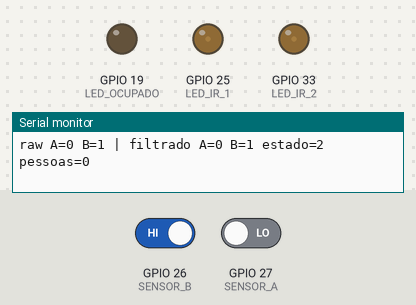
This sketch was run on a simulated ESP32. Parts: output pins drawn as LEDs (lit = HIGH), the last lines printed to the serial monitor. The inputs (shaded band) are chosen by the test bench; at power-on: GPIO 27 (SENSOR_A) LOW, GPIO 26 (SENSOR_B) HIGH. WiFi joins after 1.5 s; servers stay silent unless stated.

Above: at 4.4 s.
4.5 s: GPIO 27 (SENSOR_A) driven HIGH
At 6.3 s:
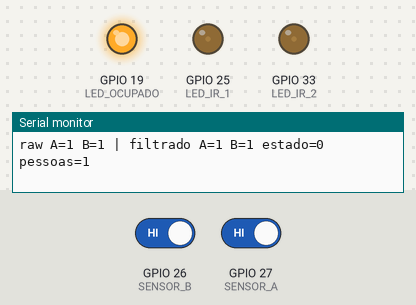
6.6 s: GPIO 26 (SENSOR_B) driven LOW
9.6 s: GPIO 26 (SENSOR_B) driven HIGH
At 10.1 s:
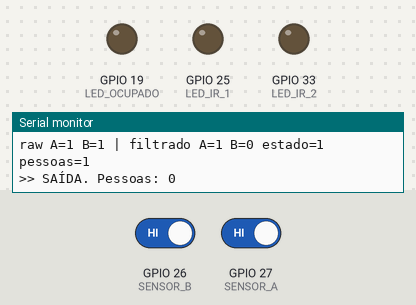
11.1 s: GPIO 27 (SENSOR_A) driven LOW
Timing chart, 0 to 14.1 s (numbered marks = the images above; inputs shaded):
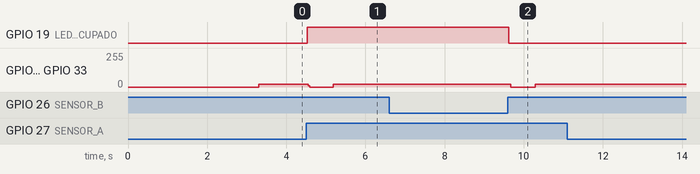

The sketch:

lumios_FINAL_.ino
```cpp
// ===================================================================
// Contador de presença com barreira dupla de infravermelho (2x TSOP)
// ESP32 + Firebase Realtime Database
// ===================================================================

#include <WiFi.h>
#include <Firebase_ESP_Client.h>
#include <addons/TokenHelper.h>
#include <addons/RTDBHelper.h>

// ---------------------- Pinos ----------------------
#define SENSOR_A 27
#define SENSOR_B 26
#define LED_IR_1 25
#define LED_IR_2 33
#define LED_OCUPADO 19

// ---------------------- WiFi ----------------------
#define WIFI_SSID     "TedNet"
#define WIFI_PASSWORD "01301904"

// ---------------------- Firebase ----------------------
#define API_KEY      "AIzaSyDY2ddXsb1ZdkGB1LmXA3tAdDQX5bPaUYQ"
#define DATABASE_URL "https://controle-de-presenca2-default-rtdb.firebaseio.com"

FirebaseData fbdo;
FirebaseData fbdoStream;
FirebaseAuth auth;
FirebaseConfig config;
bool firebaseSignupOK = false;

// ---------------------- Parâmetros de tempo ----------------------
const unsigned long BURST_US     = 800;
const unsigned long PAUSA_US     = 1200;
const unsigned long REACAO_US    = 300;
const unsigned long TIMEOUT_MS   = 2500;
const unsigned long HEARTBEAT_MS = 30000;
const unsigned long LOOP_DELAY_MS = 5;

const int LEITURAS_CONFIRMACAO = 4;

// ---------------------- Estado ----------------------
int pessoasNaSala = 0;
bool ledForcadoLigado = false; // true quando "Ligar Luz" foi pressionado manualmente

enum EstadoBarreira { OCIOSO, A_BLOQUEADO, B_BLOQUEADO };
EstadoBarreira estado = OCIOSO;
unsigned long timestampPrimeiroBloqueio = 0;

int contadorEstavelA = 0;
int contadorEstavelB = 0;
int estadoFiltradoA = 0;
int estadoFiltradoB = 0;

unsigned long ultimoHeartbeat = 0;

volatile bool resetSolicitado = false;
volatile bool ligarLuzSolicitado = false;

// ===================================================================
// IR
// ===================================================================
void emitirBurstIR() {
  ledcWrite(LED_IR_1, 128);
  ledcWrite(LED_IR_2, 128);
  delayMicroseconds(BURST_US);
}

void pararIR() {
  ledcWrite(LED_IR_1, 0);
  ledcWrite(LED_IR_2, 0);
  delayMicroseconds(PAUSA_US);
}

void lerSensores(int &a, int &b) {
  emitirBurstIR();
  delayMicroseconds(REACAO_US);
  a = digitalRead(SENSOR_A);
  b = digitalRead(SENSOR_B);
  pararIR();
}

void filtrarEstabilidade(int rawA, int rawB, int &filtradoA, int &filtradoB) {
  if (rawA == estadoFiltradoA) {
    contadorEstavelA = 0;
  } else {
    contadorEstavelA++;
    if (contadorEstavelA >= LEITURAS_CONFIRMACAO) {
      estadoFiltradoA = rawA;
      contadorEstavelA = 0;
    }
  }

  if (rawB == estadoFiltradoB) {
    contadorEstavelB = 0;
  } else {
    contadorEstavelB++;
    if (contadorEstavelB >= LEITURAS_CONFIRMACAO) {
      estadoFiltradoB = rawB;
      contadorEstavelB = 0;
    }
  }

  filtradoA = estadoFiltradoA;
  filtradoB = estadoFiltradoB;
}

// Atualiza o LED físico levando em conta a contagem E o comando manual
void atualizarLedOcupado() {
  bool deveLingarLuz = (pessoasNaSala >= 1) || ledForcadoLigado;
  digitalWrite(LED_OCUPADO, deveLingarLuz ? HIGH : LOW);
}

// ===================================================================
// WiFi e Firebase
// ===================================================================
void conectarWiFi() {
  Serial.print("Conectando ao WiFi");
  WiFi.begin(WIFI_SSID, WIFI_PASSWORD);
  while (WiFi.status() != WL_CONNECTED) {
    Serial.print(".");
    delay(300);
  }
  Serial.println();
  Serial.print("WiFi conectado, IP: ");
  Serial.println(WiFi.localIP());
}

// Callback único que lida com os dois comandos
void callbackComando(FirebaseStream data) {
  String caminho = data.dataPath();

  if (data.dataType() == "boolean") {
    bool valor = data.boolData();

    if (caminho == "/resetar" && valor) {
      resetSolicitado = true;
      Serial.println(">> Comando de reset recebido.");
    }

    if (caminho == "/ligarLuz" && valor) {
      ligarLuzSolicitado = true;
      Serial.println(">> Comando de ligar luz recebido.");
    }
  }
}

void callbackTimeoutComando(bool timeout) {
  if (timeout) {
    Serial.println("Stream: timeout, reconectando...");
  }
}

void iniciarFirebase() {
  config.api_key = API_KEY;
  config.database_url = DATABASE_URL;

  if (Firebase.signUp(&config, &auth, "", "")) {
    Serial.println("Autenticação anônima no Firebase OK");
    firebaseSignupOK = true;
  } else {
    Serial.printf("Erro no signUp: %s\n", config.signer.signupError.message.c_str());
  }

  config.token_status_callback = tokenStatusCallback;
  Firebase.begin(&config, &auth);
  Firebase.reconnectWiFi(true);

  // Um único stream escutando o nó pai /sala/comando
  // assim captura tanto /resetar quanto /ligarLuz com um só stream
  if (!Firebase.RTDB.beginStream(&fbdoStream, "/sala/comando")) {
    Serial.print("Falha ao iniciar stream: ");
    Serial.println(fbdoStream.errorReason());
  }
  Firebase.RTDB.setStreamCallback(&fbdoStream, callbackComando, callbackTimeoutComando);
}

void enviarParaFirebase(const char* tipoEvento) {
  if (WiFi.status() != WL_CONNECTED) {
    Serial.println("WiFi desconectado, pulando envio.");
    return;
  }

  bool ledLigado = (pessoasNaSala >= 1) || ledForcadoLigado;

  FirebaseJson json;
  json.set("contagem", pessoasNaSala);
  json.set("evento", tipoEvento);
  json.set("timestamp/.sv", "timestamp");
  Firebase.RTDB.setJSON(&fbdo, "/sala/status", &json);

  Firebase.RTDB.setInt(&fbdo, "/sala/pessoas", pessoasNaSala);
  Firebase.RTDB.setBool(&fbdo, "/sala/luz", ledLigado);

  if (strcmp(tipoEvento, "heartbeat") != 0) {
    FirebaseJson evento;
    evento.set("tipo", tipoEvento);
    evento.set("contagem", pessoasNaSala);
    evento.set("timestamp/.sv", "timestamp");
    Firebase.RTDB.pushJSON(&fbdo, "/sala/historico", &evento);
  }
}

void executarReset() {
  pessoasNaSala = 0;
  ledForcadoLigado = false;
  estado = OCIOSO;
  atualizarLedOcupado();
  Serial.println(">> Contador ZERADO.");
  enviarParaFirebase("reset_manual");
  Firebase.RTDB.setBool(&fbdo, "/sala/comando/resetar", false);
}

void executarLigarLuz() {
  ledForcadoLigado = true;
  atualizarLedOcupado();
  Serial.println(">> LED forçado LIGADO manualmente.");
  Firebase.RTDB.setBool(&fbdo, "/sala/luz", true);
  Firebase.RTDB.setBool(&fbdo, "/sala/comando/ligarLuz", false);
}

// ===================================================================
// Máquina de estados
// ===================================================================
void processarBarreira(int a, int b, unsigned long agora) {
  switch (estado) {

    case OCIOSO:
      if (a == 1 && b == 0) {
        estado = A_BLOQUEADO;
        timestampPrimeiroBloqueio = agora;
      } else if (b == 1 && a == 0) {
        estado = B_BLOQUEADO;
        timestampPrimeiroBloqueio = agora;
      }
      break;

    case A_BLOQUEADO:
      if (b == 1) {
        if (pessoasNaSala > 0) {
          pessoasNaSala--;
          // Se saiu a última pessoa, apaga o forçado também
          if (pessoasNaSala == 0) ledForcadoLigado = false;
          atualizarLedOcupado();
          Serial.println(">> SAÍDA. Pessoas: " + String(pessoasNaSala));
          enviarParaFirebase("saida");
        } else {
          Serial.println(">> SAÍDA ignorada, contagem já em 0.");
        }
        estado = OCIOSO;
      } else if (a == 0) {
        estado = OCIOSO;
      } else if (agora - timestampPrimeiroBloqueio > TIMEOUT_MS) {
        Serial.println(">> Timeout B, cancelado.");
        estado = OCIOSO;
      }
      break;

    case B_BLOQUEADO:
      if (a == 1) {
        pessoasNaSala++;
        atualizarLedOcupado();
        Serial.println(">> ENTRADA. Pessoas: " + String(pessoasNaSala));
        enviarParaFirebase("entrada");
        estado = OCIOSO;
      } else if (b == 0) {
        estado = OCIOSO;
      } else if (agora - timestampPrimeiroBloqueio > TIMEOUT_MS) {
        Serial.println(">> Timeout A, cancelado.");
        estado = OCIOSO;
      }
      break;
  }
}

// ===================================================================
// Setup
// ===================================================================
void setup() {
  Serial.begin(115200);
  delay(1000);

  pinMode(SENSOR_A, INPUT);
  pinMode(SENSOR_B, INPUT);
  pinMode(LED_OCUPADO, OUTPUT);
  digitalWrite(LED_OCUPADO, LOW);

  ledcAttach(LED_IR_1, 38000, 8);
  ledcAttach(LED_IR_2, 38000, 8);
  ledcWrite(LED_IR_1, 0);
  ledcWrite(LED_IR_2, 0);

  Serial.println("Contador de presença - barreira dupla IR 38kHz");

  conectarWiFi();
  iniciarFirebase();

  enviarParaFirebase("inicializacao");
  ultimoHeartbeat = millis();
}

// ===================================================================
// Loop
// ===================================================================
void loop() {
  if (resetSolicitado) {
    resetSolicitado = false;
    executarReset();
  }

  if (ligarLuzSolicitado) {
    ligarLuzSolicitado = false;
    executarLigarLuz();
  }

  int rawA, rawB;
  lerSensores(rawA, rawB);

  int a, b;
  filtrarEstabilidade(rawA, rawB, a, b);

  unsigned long agora = millis();
  processarBarreira(a, b, agora);

  Serial.print("raw A=");
  Serial.print(rawA);
  Serial.print(" B=");
  Serial.print(rawB);
  Serial.print(" | filtrado A=");
  Serial.print(a);
  Serial.print(" B=");
  Serial.print(b);
  Serial.print(" estado=");
  Serial.print(estado);
  Serial.print(" pessoas=");
  Serial.println(pessoasNaSala);

  if (agora - ultimoHeartbeat >= HEARTBEAT_MS) {
    enviarParaFirebase("heartbeat");
    ultimoHeartbeat = agora;
  }

  delay(LOOP_DELAY_MS);
}
```

Measured:
- after the input at 4.5 s, GPIO 19 (LED_OCUPADO): LOW → HIGH at once; GPIO 25 (LED_IR_1), GPIO 33 (LED_IR_2): 22/255 → 0/255 after 0.05 s, → 22/255 0.64 s later
- after the input at 9.6 s, GPIO 19 (LED_OCUPADO): HIGH → LOW at once; GPIO 25 (LED_IR_1), GPIO 33 (LED_IR_2): 22/255 → 0/255 after 0.07 s, → 22/255 0.62 s later
